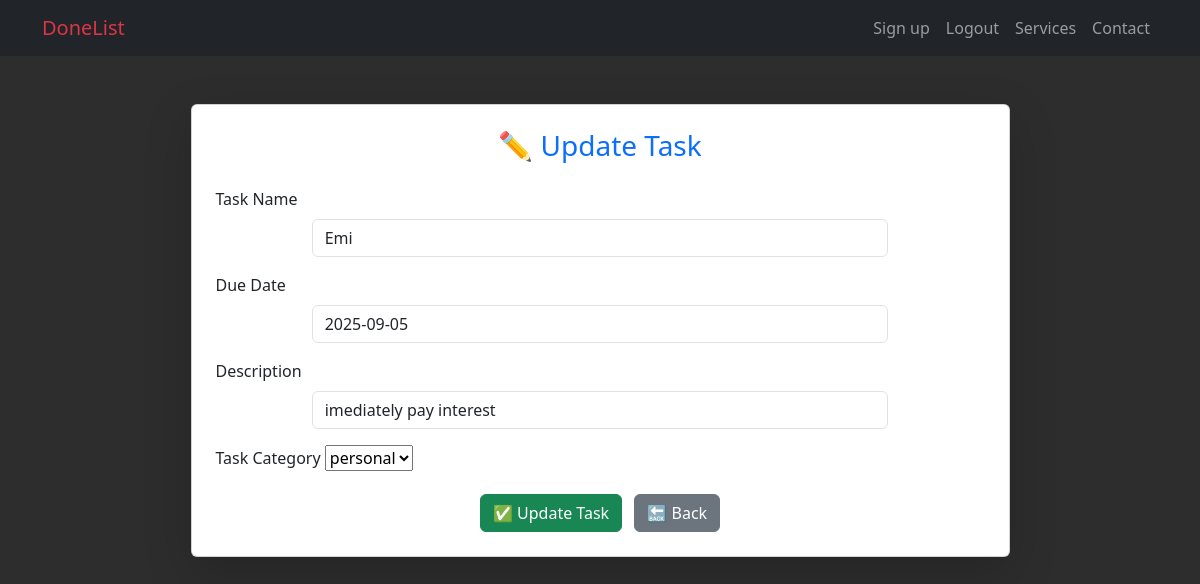
The app's page /task/update/5 (signed in) with its own data.
### my_app/models.py (models this page shows, shortened)
class TaskModel(models.Model):
    taskname = models.CharField(max_length=100)
    created_date = models.DateField(auto_now_add=True)
    due_date = models.DateField()
    description = models.TextField(null=True,blank=True)
    category = [
        ('work','work'),
        ('personal','personal'),
        ('urgent','urgent')
    ]
    task_category = models.CharField(max_length=100,choices=category)
    completed_status = models.BooleanField(default=False)
    user_id = models.ForeignKey(User,on_delete=models.CASCADE)

### my_app/views.py (the view, shortened to what this page needs)
# urls.py: path('task/update/<int:pk>',Taskupdateview.as_view(),name="update"),
@method_decorator(decorator=is_user,name="dispatch")
class Taskupdateview(View):
    def get(self,request,**kwargs):
        id = kwargs.get('pk')
        item = TaskModel.objects.get(id=id)
        form = Taskform(instance = item)
        return render(request,"update.html",{"form":form})

### my_app/forms.py
class Taskform(forms.ModelForm):
    class Meta:
        model = TaskModel
        fields = ['taskname', 'due_date', 'description', 'task_category']
        widgets = {
            "taskname":forms.TextInput(attrs={"class":"form-control w-75 mx-auto","placeholder":"enter ur taskname"}),
            "due_date":forms.DateInput(attrs={"class":"form-control w-75 mx-auto ","placeholder":"enter ur duedate"}),
            "description":forms.TextInput(attrs={"class":"form-control w-75 mx-auto","placeholder":"enter ur description"})
        }

### my_app/views.py (called while the page is built)
def is_user(fn):  # def get(request, **kwargs)
    def wrapper(request,**kwargs):
        id = kwargs.get("pk")  #{"pk": 2}
        item = TaskModel.objects.get(id = id) #taskmodel obj1
        if item.user_id == request.user:
            return fn(request,**kwargs)
        return redirect("login")
    return wrapper

### my_app/templates/update.html (shortened to what this page needs)
{% extends 'base.html' %}
{% block content %}
<div class="container mt-5">
    <div class="card shadow-lg p-4 rounded w-75 mx-auto">
        <h3 class="text-center text-primary mb-4">✏️ Update Task</h3>
        <form method="post">
            <div class="mb-3">
                <label class="form-label">Task Name</label>
                {{ form.taskname }}
            </div>
            <div class="mb-3">
                <label class="form-label">Due Date</label>
                {{ form.due_date }}
            </div>
            <div class="mb-3">
                <label class="form-label">Description</label>
                {{ form.description }}
            </div>
            <div class="mb-3">
                <label class="form-label">Task Category</label>
                {{ form.task_category }}
            </div>
            <div class="text-center">
                <button type="submit" class="btn btn-success">✅ Update Task</button>
                <a href="{% url 'task_list' %}" class="btn btn-secondary ms-2">🔙 Back</a>
            </div>
        </form>
    </div>
</div>
{% endblock %}

### my_app/templates/base.html (style rules this page uses)
body { background-color: #2d2d2d; background-image: url('https://www.transparenttextures.com/patterns/black-linen.png'); color: white; }

### records on screen
TaskModel: taskname "Emi", due_date "2025-09-05", description "imediately pay interest", task_category "personal"
